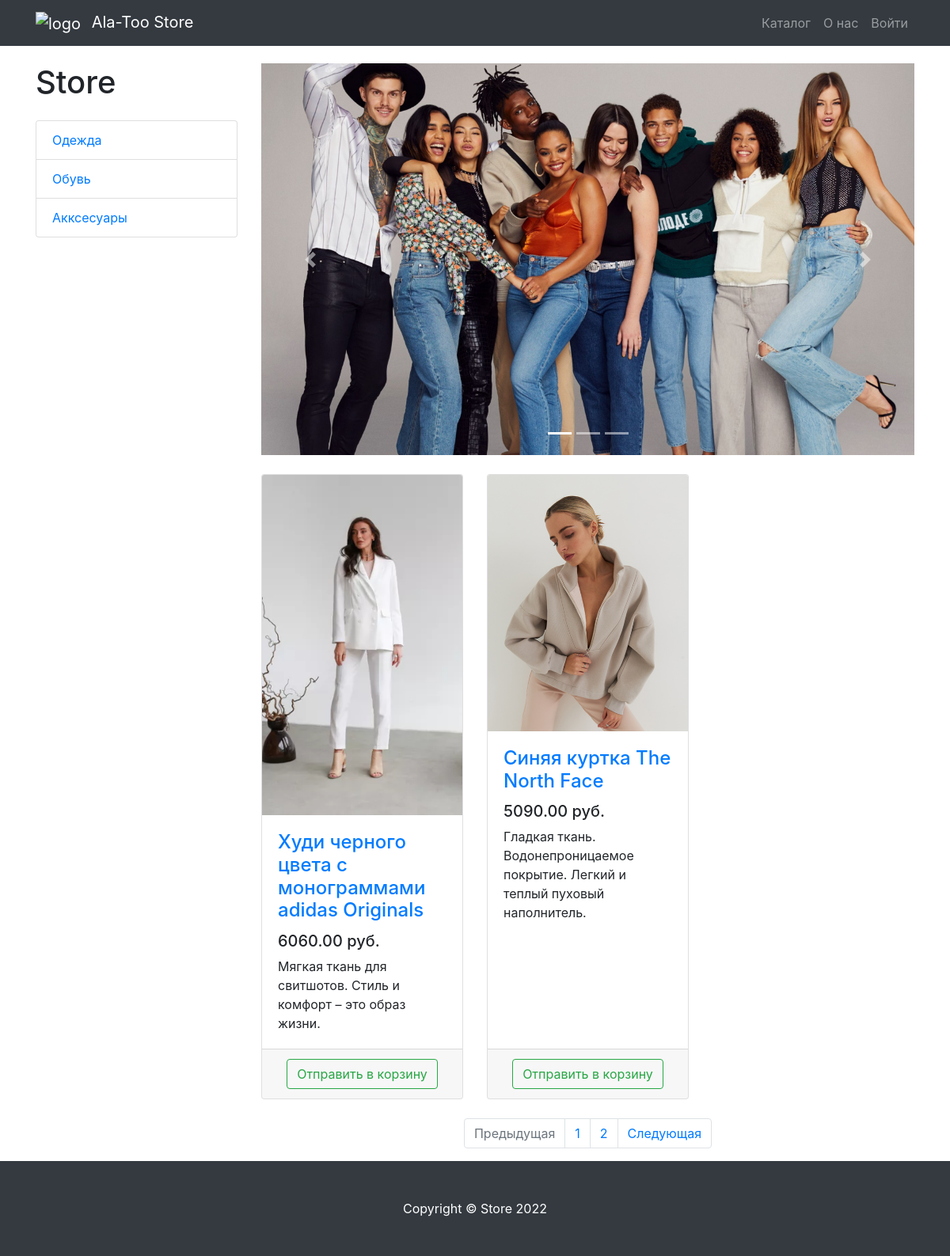
Screenshot of /products/ with the database file from the repository.
### products/models.py (models this page shows, shortened)
class ProductCategory(models.Model):
    name = models.CharField(max_length = 128, unique=True)
    description = models.TextField(null=True, blank=True)
    class Meta:
        verbose_name = 'Category'
        verbose_name_plural = 'Categories'

class Product(models.Model):
    name = models.CharField(max_length=256)
    description = models.TextField()
    price = models.DecimalField(max_digits=6, decimal_places=2)
    quantity = models.PositiveIntegerField(default=0)
    image = models.ImageField(upload_to='products_images')
    category = models.ForeignKey(to=ProductCategory, on_delete=models.CASCADE)
    class Meta:
        verbose_name = 'Product'
        verbose_name_plural = 'Products'

### products/views.py (the view)
# urls.py: path('', products, name='index'),
def products(request, category_id=None, page_number=1):
    products = Product.objects.filter(category_id=category_id) if category_id else Product.objects.all()
    per_page = 2
    paginator = Paginator(products, per_page)
    products_paginator = paginator.page(page_number)
    context = {
        'title': 'Store',
        'categories': ProductCategory.objects.all(),
        'products': products_paginator,
    }
    return render(request, 'products/products.html', context)

### products/templates/products/products.html (shortened to what this page needs)
{% extends 'products/base.html' %}
{% load static %}
{% block css %}
    <link href="{% static 'vendor/css/products.css' %}" rel="stylesheet">
{% endblock %}
{% block content %}
    <div class="container">
    <div class="row">
        <div class="col-lg-3">
            <h1 class="my-4">Store</h1>
            <div class="list-group">
                {% for category in categories %}
                    <a href="{% url 'products:category' category.id %}" class="list-group-item">
                        {{ category.name }}
                    </a>
                {% endfor %}
            </div>
        </div>
        <div class="col-lg-9">
            <div id="carouselExampleIndicators" class="carousel slide my-4" data-ride="carousel">
                <ol class="carousel-indicators">
                    <li data-target="#carouselExampleIndicators" data-slide-to="0" class="active"></li>
                    <li data-target="#carouselExampleIndicators" data-slide-to="1"></li>
                    <li data-target="#carouselExampleIndicators" data-slide-to="2"></li>
                </ol>
                <div class="carousel-inner" role="listbox">
                    <div class="carousel-item active">
                        <img class="d-block img-fluid" src="{% static 'vendor/img/slides/slide-1.jpg' %}" alt="First slide">
                    </div>
                </div>
                <a class="carousel-control-prev" href="#carouselExampleIndicators" role="button" data-slide="prev">
                    <span class="carousel-control-prev-icon" aria-hidden="true"></span>
                </a>
                <a class="carousel-control-next" href="#carouselExampleIndicators" role="button" data-slide="next">
                    <span class="carousel-control-next-icon" aria-hidden="true"></span>
                </a>
            </div>
            <div class="row">
                {% for product in products %}
                    <div class="col-lg-4 col-md-6 mb-4">
                    <div class="card h-100">
                        <a href="#">
                            <img class="card-img-top"
                                 src="{{ product.image.url }}"
                                 alt="">
                        </a>
                        <div class="card-body">
                            <h4 class="card-title">
                                <a href="#">{{ product.name }}</a>
                            </h4>
                            <h5>{{ product.price }} руб.</h5>
                            <p class="card-text">{{ product.description }}</p>
                        </div>
                        <div class="card-footer text-center">
                            <a class="btn btn-outline-success"
                               href="{% url 'products:basket_add' product.id %}">
                                Отправить в корзину
                            </a>
                        </div>
                    </div>
                </div>
                {% endfor %}
            </div>
            <nav aria-label="Page navigation example">
                <ul class="pagination justify-content-center">
                    <li class="page-item {% if not products.has_previous %} disabled {% endif %}">
                        <a class="page-link"
                           href="{% if products.has_previous %} {% url 'products:paginator' product.previous_page_number %} {% else %} # {% endif %}"
                           tabindex="-1" aria-disabled="true">
                            Предыдущая
                        </a>
                    </li>
                    {% for page in products.paginator.page_range %}
                        <li class="page-item">
                            <a class="page-link" href="{% url 'products:paginator' page %}">
                                {{ page }}
                            </a>
                        </li>
                    {% endfor %}
                    <li class="page-item {% if not products.has_next %} disabled {% endif %}">
                        <a class="page-link"
                           href="{% if products.has_next %} {% url 'products:paginator' products.next_page_number %} {% else %} # {% endif %}">
                            Следующая
                        </a>
                    </li>
                </ul>
            </nav>
        </div>
    </div>
</div>
{% endblock %}
{% block footer %}
    <footer class="py-5 bg-dark">
        <div class="container">
            <p class="m-0 text-center text-white">Copyright &copy; Store 2022</p>
        </div>
    </footer>
{% endblock %}

### products/templates/products/base.html (shortened to what this page needs)
{% load static %}
<!DOCTYPE html>
<html lang="en">
<head>
    <link href="{% static 'vendor/bootstrap/css/bootstrap.min.css' %}" rel="stylesheet">
    {% block css %} {% endblock %}
</head>
<body>
<nav class="navbar navbar-expand-lg navbar-dark bg-dark fixed-top">
    <div class="container">
        <a class="navbar-brand">
            <img src="https://i.ibb.co/gVdkBn8/logo.png" width="60" height="60" class="mr-2" alt="logo" />
            Ala-Too Store
        </a>
        <div class="collapse navbar-collapse" id="navbarResponsive">
            <ul class="navbar-nav ml-auto">
                <li class="nav-item">
                    <a class="nav-link" href="{% url 'products:index' %}">Каталог  </a>
                </li>
                <li class="nav-item">
                    <a class="nav-link" href="{% url 'products:about' %}">О нас  </a>
                </li>
                {% if user.is_authenticated %}
                    <li class="nav-item dropdown">
                    <a class="nav-link dropdown-toggle" href="#" id="navbarDropdown" role="button"
                       data-bs-toggle="dropdown" aria-expanded="false">
                        <i class="fas fa-user-circle"></i>
                    </a>
                    <ul class="dropdown-menu" aria-labelledby="navbarDropdown">
                        <li>
                            <a class="dropdown-item" href="{% url 'users:profile' %}">Профиль</a>
                        </li>
                        <li><a class="dropdown-item" href="orders/orders.html">Заказы</a></li>
                        {% if user.is_superuser or user.is_staff %}
                            <li>
                                <a class="dropdown-item" href="{% url 'admin:index' %}">Админ-панель</a>
                            </li>
                        {% endif %}
                        <li>
                            <hr class="dropdown-divider">
                        </li>
                        <li>
                            <a class="dropdown-item" href="{% url 'users:logout' %}">
                                Выйти
                            </a>
                        </li>
                    </ul>
                </li>
                {% else %}
                    <li class="nav-item">
                        <a class="nav-link" href="{% url 'users:login' %}">Войти </a>
                    </li>
                {% endif %}
            </ul>
        </div>
    </div>
</nav>
{% block content %} {% endblock %}
{% block footer %} {% endblock %}
</body>
</html>

### rows the page displays
ProductCategory: name "Одежда"
ProductCategory: name "Обувь"
ProductCategory: name "Акксесуары"
Product: image (picture), name "Худи черного цвета с монограммами adidas Originals", price "6060.00", description "Мягкая ткань для свитшотов. Стиль и комфорт – это образ жизни."
Product: image (picture), name "Синяя куртка The North Face", price "5090.00", description "Гладкая ткань. Водонепроницаемое покрытие. Легкий и теплый пуховый наполнитель."

### other values shown
{{ page }} "1" "2"
